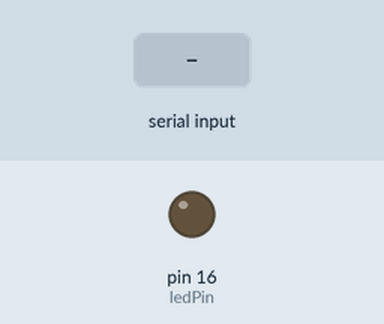
This sketch was run on a simulated Arduino Uno, built with avr-gcc and run on an emulated ATmega328P. Parts: output pins drawn as LEDs (lit = HIGH). The inputs (shaded band) are chosen by the test bench.

Above: at 1.2 s.
1.3 s: "h" received over Serial
At 2.7 s:
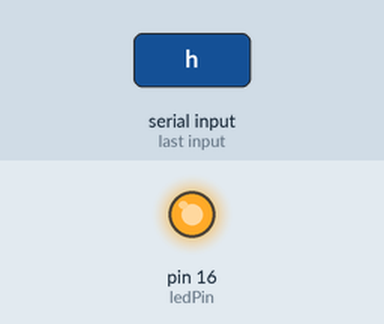
3.0 s: "l" received over Serial
At 3.8 s:
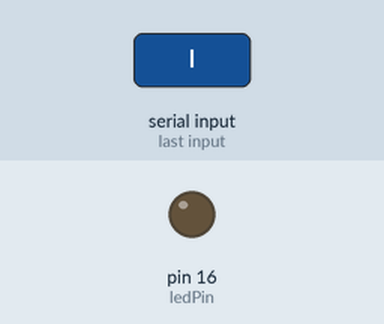
Timing chart, 0 to 6.0 s (numbered marks = the images above; inputs shaded):
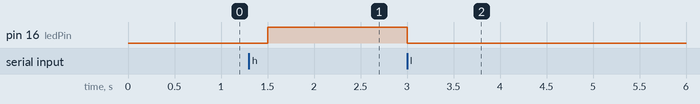

Measured:
- after the input at 1.3 s, pin 16 (ledPin): LOW → HIGH after 0.20 s
- after the input at 3.0 s, pin 16 (ledPin): HIGH → LOW at once

The sketch:

sketch_sep17b.ino
```cpp
const int ledPin = 16;
const int buttonPin = 15;
int buttonState = 0;


char serState = NULL;
void setup() {
  Serial.begin(115200);
  pinMode(ledPin, OUTPUT);
}
void loop() {
  if (Serial.available() > 0)
    serState = Serial.read();
  if (serState == 'h') {
    digitalWrite(ledPin, HIGH);
  }else if (serState == 'l') {
    digitalWrite(ledPin, LOW);
  }
  delay(250);
}
```
